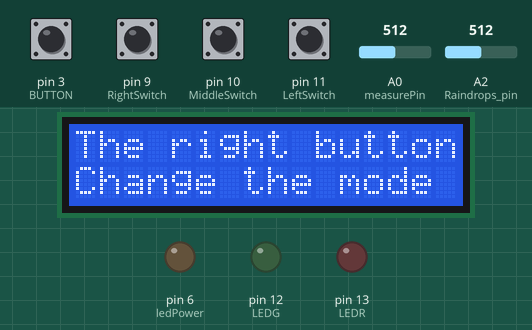
The sketch below on a simulated Arduino Uno, built with avr-gcc and run on an emulated ATmega328P. Parts: 16×2 character LCD, output pins drawn as LEDs (lit = HIGH). Inputs (shaded band) come from the test bench; at power-on: pin 3 (BUTTON), pin 9 (RightSwitch), pin 10 (MiddleSwitch), pin 11 (LeftSwitch) HIGH, A0 (measurePin) = 512, A2 (Raindrops_pin) = 512. The local clock reads 2024-03-15 10:24:30 at power-on unless the sketch sets it.

Above: at 1.2 s.
At 9.0 s:
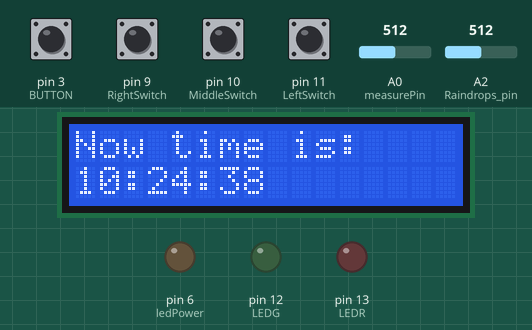
9.1 s: pin 9 (RightSwitch) pulled LOW for 0.15 s
23.2 s: pin 10 (MiddleSwitch) pulled LOW for 0.15 s
At 24.8 s:
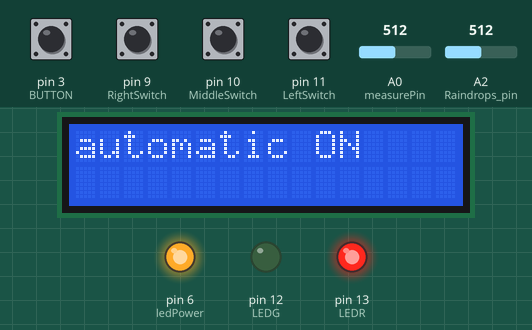
37.3 s: pin 9 (RightSwitch) pulled LOW for 0.15 s
At 38.2 s:
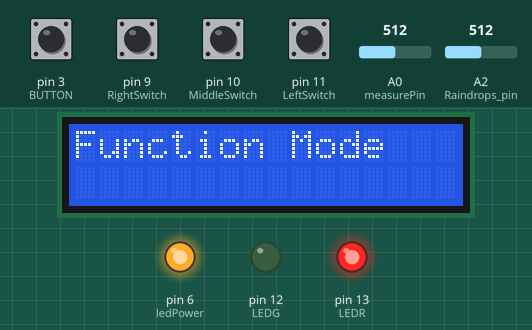
39.1 s: pin 11 (LeftSwitch) pulled LOW for 0.15 s
At 40.6 s:
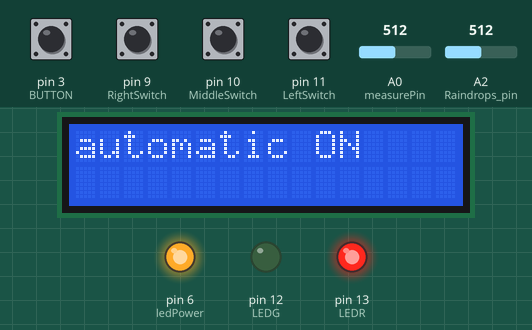
53.2 s: A0 (measurePin) set to 257
At 53.7 s:
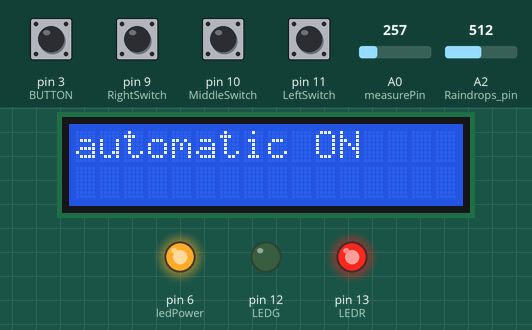
67.2 s: A0 (measurePin) set to 228
Timing chart, 0 to 70.2 s (numbered marks = the images above; inputs shaded):
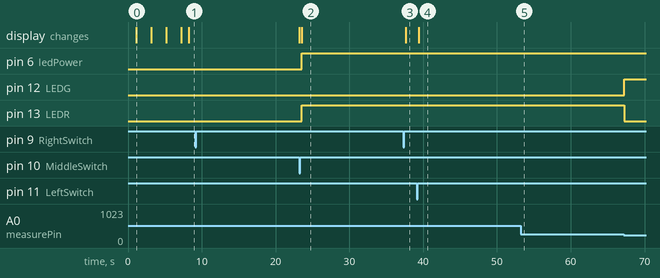

Measured:
- after the input at 23.2 s, pin 6 (ledPower): LOW → HIGH after 0.32 s; pin 13 (LEDR): LOW → HIGH after 0.33 s; the display: first changes at once (image 2 shows a later state)
- after the input at 37.3 s, the display: changes after 0.32 s (image 3)
- after the input at 39.1 s, the display: changes after 0.31 s (image 4)
- after the input at 53.2 s, pin 6 (ledPower): stays HIGH (without the input it goes to LOW after 14.0 s)
- what the display in image 0 shows lasts 2.0 s, from 1.1 s to 3.1 s

The sketch:

Project.ino
```cpp
extern volatile unsigned long timer0_millis;

#include <DHT11.h>
#include <Wire.h>
#include <RTClib.h>
#include <LiquidCrystal_I2C.h>

#define MiddleSwitch 10
#define LeftSwitch 11
#define RightSwitch 9
#define DHTPin A1
#define speedPin 2
#define LEDR 13
#define LEDG 12
#define BUTTON 3

DHT11 dht11(DHTPin);

LiquidCrystal_I2C lcd(0x27,16,2);

RTC_DS1307 RTC;
char daysOfTheWeek[7][12] = {"Sunday", "Monday", "Tuesday","Wednesday", "Thursday", "Friday", "Saturday"};

static int InterfaceCount = 1;
static int automaticCount = 0;

unsigned long past = 0;
int flag = 0;
unsigned long time = millis();

float temp, humi;
int err;

int measurePin = A0;
int ledPower = 6;

int Raindrops_pin = A2;

int samplingTime = 280;
int deltaTime = 40;
int sleepTime = 9680;

float voMeasured = 0.0;
float calcVoltage = 0.0;
float dustDensity = 0.0;

void InterfaceOn();

void LetStart();

void setup() {
   Serial.begin(9600);

  Wire.begin();

  //RTC.adjust(DateTime(F(__DATE__),F(__TIME__)));

  RTC.begin();
  if(! RTC.begin()) {
    Serial.println("Couldn't find RTC");
    while (1);
  }

  if(! RTC.isrunning()) {
    Serial.println("RTC is NOT running");
  }

  lcd.begin();
  lcd.backlight();
  pinMode(LeftSwitch,INPUT_PULLUP);
  pinMode(MiddleSwitch,INPUT_PULLUP);
  pinMode(RightSwitch,INPUT_PULLUP);
  pinMode(ledPower,OUTPUT);
  pinMode(Raindrops_pin, INPUT);
  pinMode(LEDR, OUTPUT);
  pinMode(LEDG,OUTPUT);
  pinMode(BUTTON, INPUT_PULLUP);
  LetStart();
}

void Time() {
  DateTime now = RTC.now();
  int Day = now.day();
  time = millis();
  if(time - past >= 1000) {
    past = time;
    flag = 1;
  }
  if(digitalRead(LeftSwitch) == 0 || digitalRead(RightSwitch) == 0) {
    InterfaceOn();
  }
  if(digitalRead(MiddleSwitch) == 0) {
    lcd.clear();
  lcd.print(now.year(), DEC);
  lcd.print("/");
  lcd.print(now.month(), DEC);
  lcd.print("/");
  lcd.print(Day);
  lcd.setCursor(0,1);
  lcd.print(daysOfTheWeek[now.dayOfTheWeek()]);
  delay(3000);
  }
  if(flag == 1) {
  lcd.clear();
  lcd.print("Now time is:");
  lcd.setCursor(0,1);
  lcd.print(now.hour(),DEC);
  lcd.print(":");
  lcd.print(now.minute(),DEC);
  lcd.print(":");
  lcd.print(now.second(),DEC);
  flag = 0;
  Time();
  }
  else {
    Time();
  }
}

void function();

void function_RaindropsModule() {
  flag = 0;
  time = millis();
  if(time - past >= 2000) {
    past = time;
    flag = 1;
  }
  if(digitalRead(MiddleSwitch)==0) {
    delay(300);
    past = 0;
    timer0_millis = 1000;
    function();
  }
  if(flag==1) {
    lcd.clear();
    if(analogRead(A2)<500 && analogRead(A2)>400) {
      lcd.print("Very small rain");
    }
    else if(analogRead(A2)<401 && analogRead(A2)>350) {
      lcd.print("small Rain");
    }
    else if(analogRead(A2)<351 && analogRead(A2)>300) {
      lcd.print("middle Rain");
    }
    else if(analogRead(A2)<301 && analogRead(A2)>250) {
      lcd.print("much rain");
    }
    else if(analogRead(A2) <250) {
      lcd.print("Rainning");
      lcd.setCursor(0,1);
      lcd.print("Cats and dogs");
    }
    else {
      lcd.print("It's sunny! :)");
    }
    flag = 0;
    function_RaindropsModule();
  }
  else {
    function_RaindropsModule();
  }
}

void function_PMSensor() {
  flag = 0;
  time = millis();
  if(time - past >= 2000) {
    past = time;
    flag = 1;
  }
  if(digitalRead(MiddleSwitch)==0) {
    delay(300);
    past = 0;
    timer0_millis = 2000;
    function_RaindropsModule();
  }
  if(flag == 1) {
  digitalWrite(ledPower,LOW);
  delayMicroseconds(samplingTime);

  voMeasured = analogRead(measurePin);
  delayMicroseconds(deltaTime);
  digitalWrite(ledPower,HIGH);
  delayMicroseconds(sleepTime);

  calcVoltage = voMeasured * (5.0/1024.0);

  dustDensity = 0.17 * calcVoltage - 0.1;

  lcd.clear();
  lcd.print("DustDensity: ");
  lcd.setCursor(0,1);
  lcd.print(dustDensity);
  lcd.print("(mg/m^3)");
  flag = 0;
  function_PMSensor();
  }
  else {
    function_PMSensor();
  }
}

void function_DHT11() {
  flag = 0;
  time = millis();
  if(time - past >= 3000) {
    past = time;
    flag = 1;
  }
  if(digitalRead(MiddleSwitch)==0) {
    delay(300);
    past = 0;
    timer0_millis = 2000;
    function_PMSensor();
  }
  if(flag == 1) {
  lcd.clear();
  if((err=dht11.read(humi, temp))==0) {
    lcd.print("temp: ");
    lcd.print(temp);
    lcd.setCursor(0,1);
    lcd.print("humi: ");
    lcd.print(humi);
    flag = 0;
  }
  else {
    lcd.print("Error No:");
  }
  function_DHT11();
  }
  else {
  function_DHT11();
  }
}

void function() {
  flag = 0;
  time = millis();
  if(time - past >= 1000) {
    past = time;
    flag = 1;
  }
  if(digitalRead(LeftSwitch) == 0 || digitalRead(RightSwitch) == 0) {
    InterfaceOn();
  }
  if(digitalRead(MiddleSwitch)==0) {
    past = 0;
    timer0_millis = 3000;
    delay(300);
    function_DHT11();
  }
  if(flag == 1) {
  lcd.clear();
  lcd.print("Function Mode");
  flag = 0;
  function();
  }
  else {
    function();
  }
}

void automatic() {
  past = 0;
  flag = 0;
  time = millis();
  if(digitalRead(LeftSwitch) == 0 || digitalRead(RightSwitch) == 0) {
    delay(300);
    InterfaceOn();
  }
  if(digitalRead(MiddleSwitch)==0) {
    delay(300);
    if(automaticCount == 0) {
      automaticCount++;
    }
    else if(automaticCount == 1) {
      automaticCount--;
    }
  }
  if(time - past >= 1000) {
    past = time;
    flag = 1;
  }
  if(flag == 1){
    if(automaticCount == 1) {
      lcd.clear();
      lcd.print("automatic ON");
    }
    else if(automaticCount == 0) {
      lcd.clear();
      lcd.print("automatic OFF");
    }
    flag = 0;
  }
  if(automaticCount == 1) {
      digitalWrite(ledPower,LOW);
      delayMicroseconds(samplingTime);

      voMeasured = analogRead(measurePin);
      delayMicroseconds(deltaTime);
      digitalWrite(ledPower,HIGH);
      delayMicroseconds(sleepTime);

      calcVoltage = voMeasured * (5.0/1024.0);

      dustDensity = 0.17 * calcVoltage - 0.1;
      if(dustDensity > 0.10 || analogRead(A2) < 500) {
        digitalWrite(LEDG, LOW);
        digitalWrite(LEDR, HIGH);
      }
    else if(digitalRead(LEDR) == 1 && analogRead(A2) >500 && dustDensity < 0.10 ) {
      digitalWrite(LEDG, HIGH);
      digitalWrite(LEDR, LOW);

      }
    else {
      digitalWrite(LEDG, HIGH);
    }
  }
  else if(automaticCount == 0) {
    digitalWrite(LEDG, LOW);
    digitalWrite(LEDR, LOW);
  }

  else {
    automatic();
  }
}

void InterfaceOn() {
  if(digitalRead(LeftSwitch) == 0) {
    delay(300);
    InterfaceCount++;
  }
  else if (digitalRead(RightSwitch) == 0){
    delay(300);
    InterfaceCount--;
  }
  if(InterfaceCount>3) {
    InterfaceCount = 1;
  }
  else if(InterfaceCount < 1) {
    InterfaceCount = 3;
  }
   /*if(flag == 1) { //테스트 용 LCD 출력
  lcd.clear();
  lcd.print("Loading...");
  lcd.setCursor(0,1);
  lcd.print(count);
  }*/
  if(InterfaceCount == 1) {
   past = 0;
   timer0_millis = 1000;
   Time();
  }
  else if(InterfaceCount==2){
   past = 0;
   timer0_millis = 1000;
   function();
  }
  else if(InterfaceCount==3){
   past = 0;
   timer0_millis = 1000;
   automatic();
  }
  InterfaceOn();
}

void first() {
  lcd.print("Hello! Welcome!");
  delay(1000);
  lcd.clear();
  lcd.print("The right button");
  lcd.setCursor(0,1);
  lcd.print("Change the mode");
  delay(2000);
  lcd.clear();
  lcd.print("The left button");
  lcd.setCursor(0,1);
  lcd.print("change previous");
  delay(2000);
  lcd.clear();
  lcd.print("Middle button");
  lcd.setCursor(0,1);
  lcd.print("See all function");
  delay(2000);
  lcd.clear();
  lcd.print("Ok, so let's go!");
  delay(1000);
  InterfaceOn();
}
void start() {
  if(digitalRead(BUTTON)==1) {
    first();
  }
  else
 {
  lcd.print("Welcome back! :)");
  delay(2000);
  InterfaceOn();
 }
}

void LetStart() {
  start();
}

void loop() {

}
```
